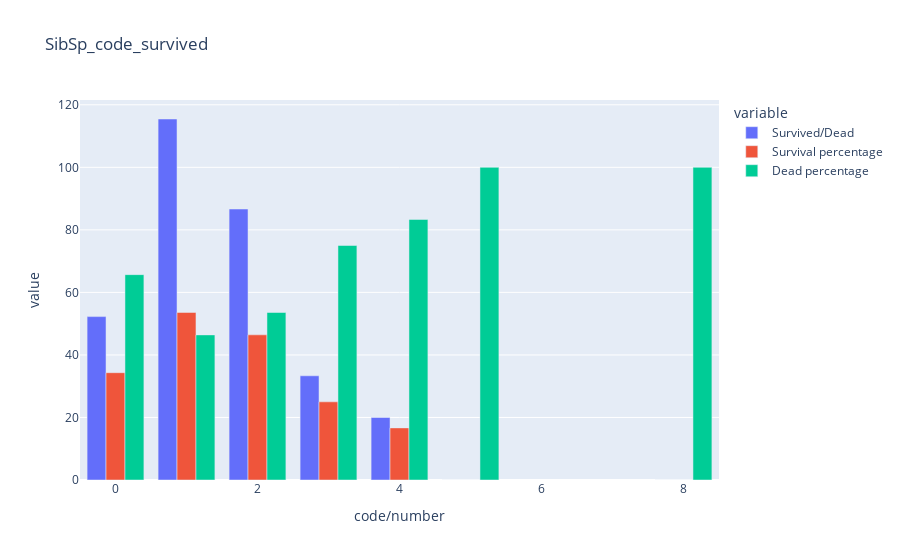

The notebook cell saved with this chart:
### Code cell
plot

### Figure 1 — Plotly figure (JSON) as saved in the notebook; plotly's stock layout.template omitted (floating-point values rounded to 4 significant figures)
{"data": [{"alignmentgroup": "True", "hovertemplate": "variable=Survived/Dead<br>code/number=%{x}<br>value=%{y}<extra></extra>", "legendgroup": "Survived/Dead", "marker": {"color": "#636efa"}, "name": "Survived/Dead", "offsetgroup": "Survived/Dead", "orientation": "v", "showlegend": true, "textposition": "auto", "type": "bar", "x": [0, 1, 2, 3, 4, 5, 8], "xaxis": "x", "y": [52.26, 115.5, 86.67, 33.33, 20, 0, 0], "yaxis": "y"}, {"alignmentgroup": "True", "hovertemplate": "variable=Survival percentage<br>code/number=%{x}<br>value=%{y}<extra></extra>", "legendgroup": "Survival percentage", "marker": {"color": "#EF553B"}, "name": "Survival percentage", "offsetgroup": "Survival percentage", "orientation": "v", "showlegend": true, "textposition": "auto", "type": "bar", "x": [0, 1, 2, 3, 4, 5, 8], "xaxis": "x", "y": [34.32, 53.59, 46.43, 25, 16.67, 0, 0], "yaxis": "y"}, {"alignmentgroup": "True", "hovertemplate": "variable=Dead percentage<br>code/number=%{x}<br>value=%{y}<extra></extra>", "legendgroup": "Dead percentage", "marker": {"color": "#00cc96"}, "name": "Dead percentage", "offsetgroup": "Dead percentage", "orientation": "v", "showlegend": true, "textposition": "auto", "type": "bar", "x": [0, 1, 2, 3, 4, 5, 8], "xaxis": "x", "y": [65.68, 46.41, 53.57, 75, 83.33, 100, 100], "yaxis": "y"}], "layout": {"barmode": "group", "legend": {"title": {"text": "variable"}, "tracegroupgap": 0}, "title": {"text": "SibSp_code_survived"}, "xaxis": {"anchor": "y", "domain": [0, 1], "title": {"text": "code/number"}}, "yaxis": {"anchor": "x", "domain": [0, 1], "title": {"text": "value"}}}}
